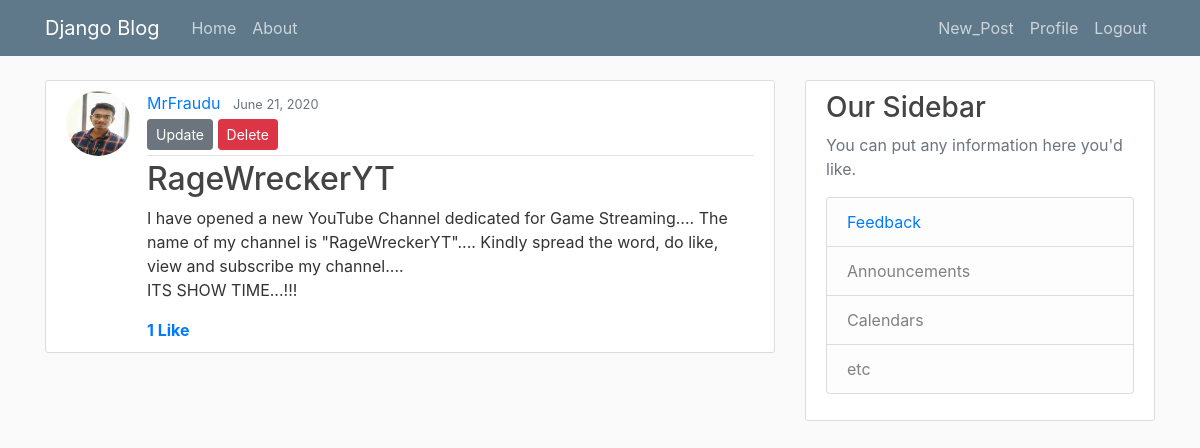
Page /post/38/ (signed in) on the earlier database version.
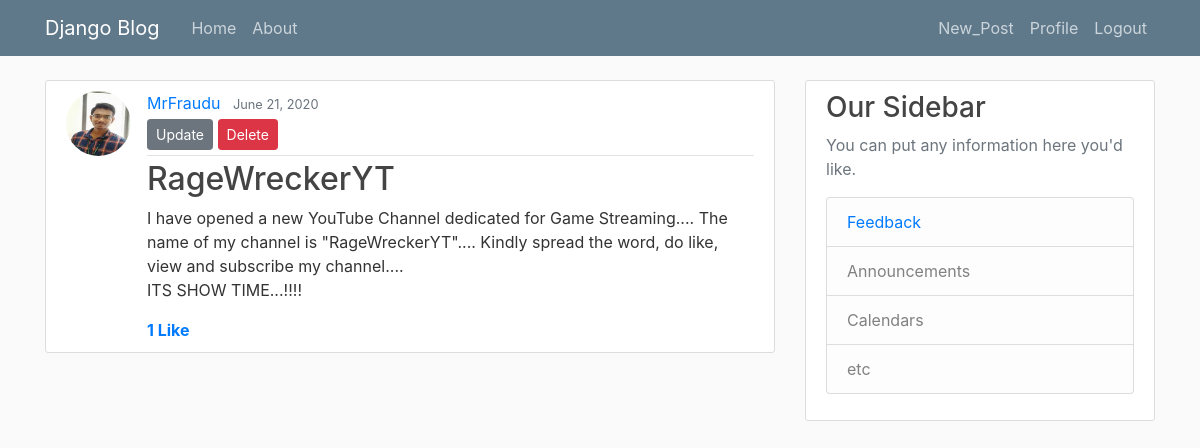
Same page on the later database version.
### blog/models.py (models this page shows, shortened)
class Post(models.Model):
	title = models.CharField(max_length=100)
	content = models.TextField(validators=[MinLengthValidator(200)])
	liked = models.ManyToManyField(User, default=None, blank=True, related_name = 'liked')
	date_posted = models.DateTimeField(default=timezone.now)
	author = models.ForeignKey(User, on_delete=models.CASCADE, related_name = 'author')

### users/models.py (models this page shows, shortened)
class Profile(models.Model):
    user = models.OneToOneField(User, on_delete=models.CASCADE)
    followed = models.ManyToManyField(User, default=None, blank=True, related_name = 'followed')
    bio = models.TextField(default='')
    image = models.ImageField(default='default.jpg', upload_to='profile_pics')

### blog/views.py (the view)
# urls.py: path('post/<int:pk>/', PostDetailView.as_view(), name='post-detail'),
class PostDetailView(LoginRequiredMixin, DetailView):
	model = Post

### blog/templates/blog/post_detail.html (shortened to what this page needs)
{% extends "blog/base.html" %}
{% block content %}
  <article class="media content-section">
    <img class="rounded-circle article-img" src="{{ object.author.profile.image.url }}">
    <div class="media-body">
      <div class="article-metadata">
        <a class="mr-2" href="{% url 'user-posts' object.author.username %}">{{ object.author }}</a>
        <small class="text-muted">{{ object.date_posted|date:"F d, Y" }}</small>
        {% if object.author == user %}
          <div>
            <a class="btn btn-secondary btn-sm mt-1 mb-1" href="{% url 'post-update' object.id %}">Update</a>
            <a class="btn btn-danger btn-sm mt-1 mb-1" href="{% url 'post-delete' object.id %}">Delete</a>
          </div>
        {% endif %}
      </div>
      <h2 class="article-title">{{ object.title }}</h2>
      <p class="article-content">{{ object.content }}</p>
      {% if post.liked.all.count == 0  %}
        <strong> <a href="#">
        {{ post.liked.all.count }} Like
        </a></strong>
      {% elif post.liked.all.count == 1 %}
        <strong> <a href="{% url 'post-detail-likes' post.id%}">
        {{ post.liked.all.count }} Like
        </a></strong>
      {% else %}
        <strong> <a href="{% url 'post-detail-likes' post.id%}">
        {{ post.liked.all.count }} Likes
        </a></strong>
      {% endif %}
    </div>
  </article>
{% endblock content %}

Differences in the rows shown:
changed Post "RageWreckerYT": content "…my channel.... ITS SHOW TIME...!!!" → "…my channel.... ITS SHOW TIME...!!!!"
